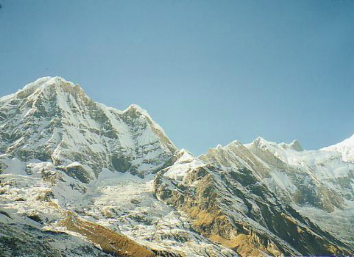
#> input picture Part2_Local features/img2.png, 354 x 258 px
$ python matching.py
#> lines starting #> are read from the running program, lines starting #| are printed output that depends on the picture
import numpy as np
import cv2 as cv
import matplotlib.pyplot as plt
img1 = cv.imread('img2.png',cv.IMREAD_GRAYSCALE)
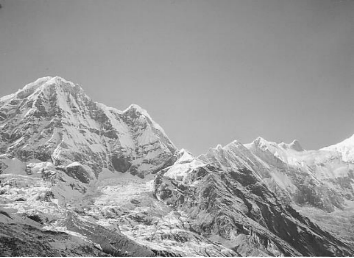
#> img1: shape (258, 354); min 17, max 255, mean 154.9
img2 = cv.imread('img1.png',cv.IMREAD_GRAYSCALE)
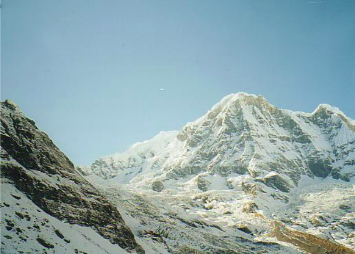
#> input picture Part2_Local features/img1.png, 355 x 254 px
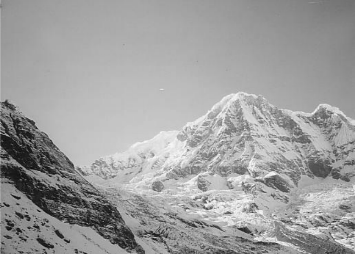
#> img2: shape (254, 355); min 9, max 249, mean 158.7
# Initiate SIFT detector
sift = cv.xfeatures2d.SIFT_create()
# find the keypoints and descriptors with SIFT
kp1, des1 = sift.detectAndCompute(img1,None)
#> kp1 = 701 keypoints; strongest (x, y, size): (21, 199, 2.4), (148, 239, 2), (155, 252, 3.9), (154, 251, 2)
kp2, des2 = sift.detectAndCompute(img2,None)
#> kp2 = 638 keypoints; strongest (x, y, size): (8, 206, 1.9), (245, 230, 4.3), (228, 213, 2.5), (240, 229, 2.2)
# BFMatcher with default params
bf = cv.BFMatcher()
matches = bf.knnMatch(des1,des2,k=2)
#> matches = 701 matches
# Apply ratio test
good = []
for m,n in matches:
    if m.distance < 0.5*n.distance:
        good.append([m])
#> after the loop, good = 114 matches
# cv.drawMatchesKnn expects list of lists as matches.
img3 = cv.drawMatchesKnn(img1,kp1,img2,kp2,good,None,flags=cv.DrawMatchesFlags_NOT_DRAW_SINGLE_POINTS)
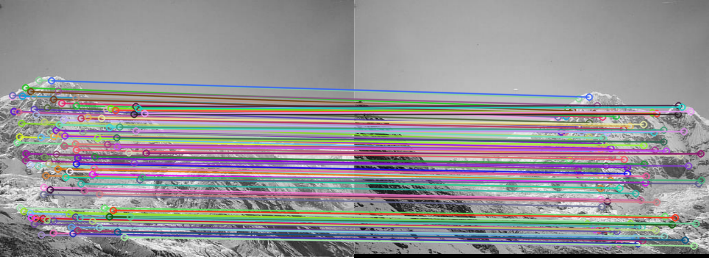
#> img3: shape (258, 709, 3); mean of channels 0, 1, 2 149.2, 146, 148.6; drawn as B, G, R
cv.imwrite('matched.png',img3)
plt.imshow(img3)
plt.show()
